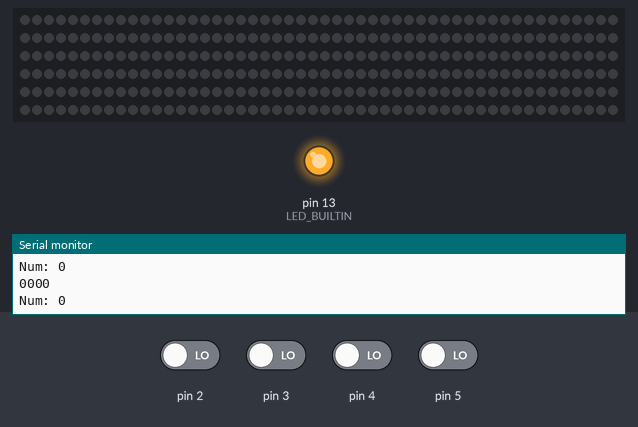
Recording of a sketch running on a simulated Arduino Uno, built with avr-gcc and run on an emulated ATmega328P. On the bench: 300 RGB LEDs in strip order, left to right, continuing on the next row, output pins drawn as LEDs (lit = HIGH), the last lines printed to the serial monitor. Dashed ring = blinking. Inputs (shaded band) come from the test bench; at power-on: pin 2–5 LOW. Dim RGB values are drawn brighter than linear.

Above: at 1.2 s.
1.3 s: pin 2 driven HIGH
At 1.4 s:
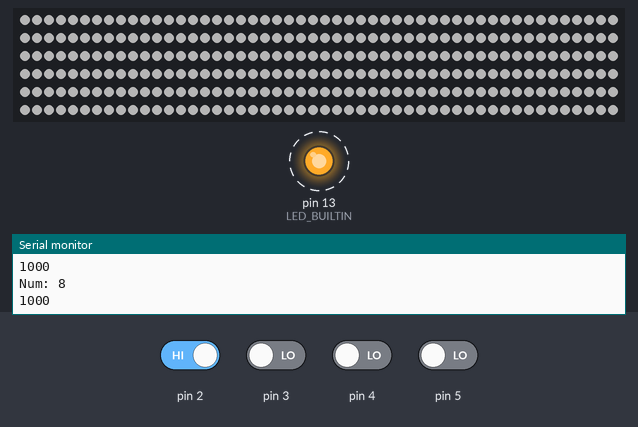
3.0 s: pin 5 driven HIGH
At 3.16 s:
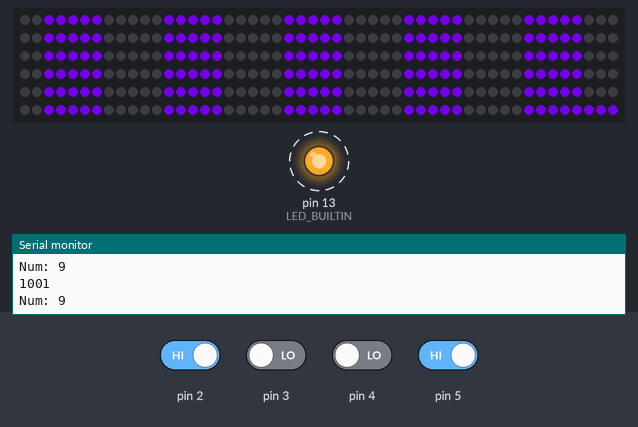
4.8 s: pin 2 driven LOW
At 5.05 s:
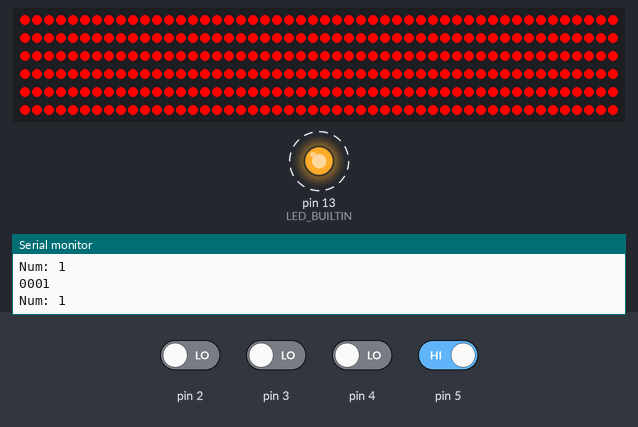
6.5 s: pin 3 driven HIGH
At 6.95 s:
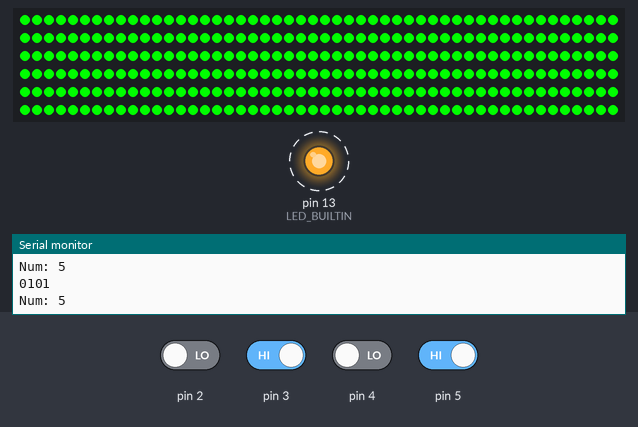
8.3 s: pin 4 driven HIGH
At 8.52 s:
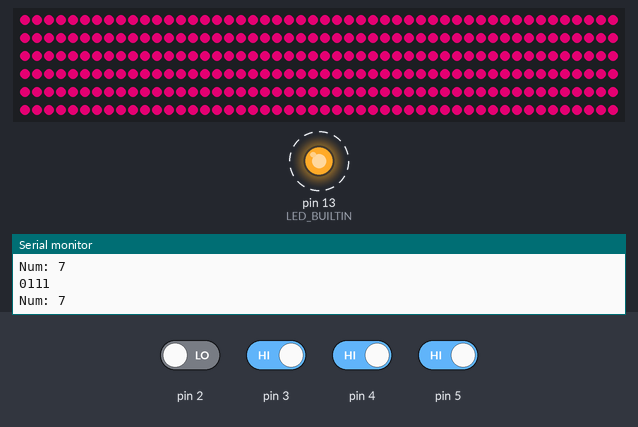
10.0 s: pin 5 driven LOW
At 10.08 s:
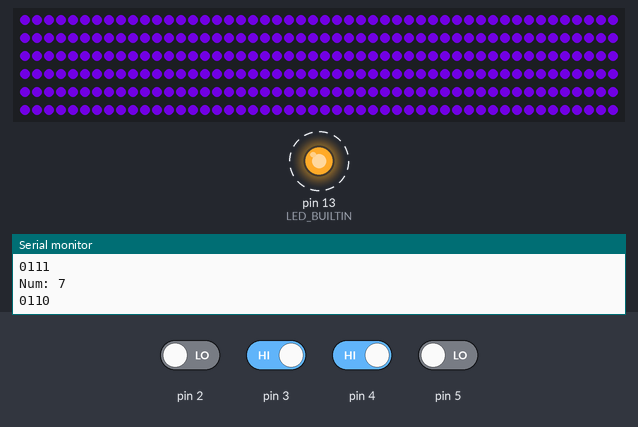
Timing chart, 0 to 12.7 s (numbered marks = the images above; inputs shaded):
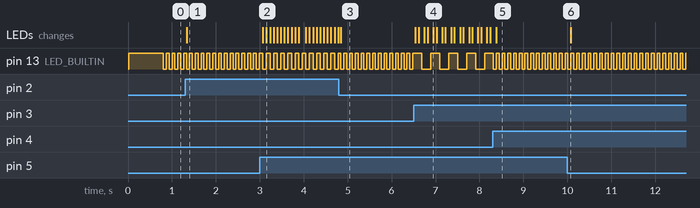

The sketch:

LEDs.ino
```cpp
#include <FastLED.h>
#define NUM_LEDS 300

#define DATA_PIN 12

CRGB leds[NUM_LEDS];

// DIO Pin States
boolean pin2 = false;
boolean pin3 = false;
boolean pin4 = false;
boolean pin5 = false;

int inputAsNumber = 0; // LED mode converted to decimal from binary DIO inputs

// --Color Tuples HSV--
int OFF[] = {0, 0, 0};
int RED[] = {0, 255, 255};
int ORANGE[] = {15, 255, 255};
int YELLOW[] = {55, 255, 255};
int GREEN[] = {96, 255, 255};
int BLUE[] = {160, 255, 255};
int PURPLE[] = {192, 255, 255};
int PINK[] = {224, 255, 255};
int WHITE[] = {0, 0, 127}; // Dimmed right now cause i dont think the lil arduino can supply enough power at full bright

// Ant Variables
int k = 0; // Turns every nth LED off -- global; is flipped/reset when incremented to primarySize


// Debug
boolean state = true; // State of the onboard LED
unsigned long count = 0; // Used to flip onboard LED state

void setup() {
  Serial.begin(9600);

  FastLED.addLeds<NEOPIXEL, DATA_PIN>(leds, NUM_LEDS);
  FastLED.clearData();

  pinMode(LED_BUILTIN, OUTPUT);

  pinMode(DATA_PIN, OUTPUT);
  pinMode(2, INPUT);
  pinMode(3, INPUT);
  pinMode(4, INPUT);
  pinMode(5, INPUT);
}

void loop() {
  // Read and convert from DIO pins
  pin2 = digitalRead(2);
  pin3 = digitalRead(3);
  pin4 = digitalRead(4);
  pin5 = digitalRead(5);
  inputAsNumber = pin5 + (2 * pin4) + (4 * pin3) + (8 * pin2); // Convert to decimal

  // Switching between modes based upon read value
  switch (inputAsNumber) {
  case 0:
    setSolid(OFF);
    break;
  case 1:
    setSolid(RED);
    break;
  case 2:
    setSolid(ORANGE); // Shooter at Speed
    break;
  case 3:
    flashSolid(50, 250, ORANGE); // Shooter Ramping
    break;
  case 4:
    setSolid(GREEN); // Intake Success
    break;
  case 5:
    flashSolid(50, 50, GREEN); // Intaking
    break;
  case 6:
    setSolid(PURPLE);
    break;
  case 7:
    setSolid(PINK);
    break;
  case 8:
    setSolid(WHITE);
    break;
  case 9:
    // runAnt(PURPLE, ORANGE, 10, 5, 10);
    runAnt(PURPLE, 10, 5, 10);
    break;
  default:
    setSolid(OFF);
    break;
  }

  // Debug
  Serial.print(pin2);
  Serial.print(pin3);
  Serial.print(pin4);
  Serial.println(pin5);
  Serial.print("Num: ");
  Serial.println(inputAsNumber);

  digitalWrite(LED_BUILTIN, state);

  if (count > 10) {
    state = !state;
  }
  count++;

  delay(50);
}

// ---METHODS--- //
void setSolid(int color[]) { // Display a solid color
  for (int i = 0; i < NUM_LEDS; i++) { // Loop through LED strand
    leds[i].setHSV(color[0], color[1], color[2]); // Set the color of that LED
  }
  FastLED.show(); // Display the strand once done
}

void flashSolid(int onMS, int offMS, int PRIMARY[]) { // Flash provided color on and off for given times

  setSolid(PRIMARY);

  FastLED.show();
  delay(onMS);

  setSolid(OFF);

  FastLED.show();
  delay(offMS);
}

void flashSolid(int primaryMS, int secondaryMS, int PRIMARY[], int SECONDARY[]){ // Alternate between given colors for given times

  setSolid(PRIMARY);

  FastLED.show();
  delay(primaryMS);

  setSolid(SECONDARY);

  FastLED.show();
  delay(secondaryMS);
}
void runAnt(int PRIMARY[], int groupSize, int backSize, int delayMS){
  runAnt(PRIMARY, OFF, groupSize, backSize, delayMS); // Just call the other one but with black as the Secondary
}

void runAnt(int PRIMARY[], int SECONDARY[], int groupSize, int backSize, int delayMS){

  for (int i = 0; i < NUM_LEDS; i++) { // Loop through the LED strand
    if((i - k) % groupSize ==0) { // If the current LED is divisible by the groupsize it should be off
      for (int j = 0; j < backSize; j++){ // Loop backwards to create a larger black section
        if (i - j >= 0){ // While j is before i set the LED off
          leds[i - j] = CHSV(SECONDARY[0], SECONDARY[1], SECONDARY[2]);
        }
      }
    }
    // If the LED isnt divisible by the groupsize then make it a color
    else{leds[i] = CHSV(PRIMARY[0], PRIMARY[1], PRIMARY[2]);}
  }

  FastLED.show();
  delay(delayMS);
  kReset(groupSize);
}

// --Utility Functions--
void kReset(int g){ // Checks if k reached the groupsize
  if (k == g){
    k = 0;
  }
  else {
    k++;
  }
}
```

Measured:
- after the input at 1.3 s, the LEDs: change at once (image 1)
- after the input at 3.0 s, the LEDs: first change after 0.07 s (image 2 shows a later state)
- after the input at 4.8 s, the LEDs: change after 0.05 s (image 3)
- after the input at 6.5 s, pin 13 (LED_BUILTIN): alternates HIGH for 0.20 s and LOW for 0.20 s, starting after 0.18 s; the LEDs: change at once (image 4)
- after the input at 8.3 s, pin 13 (LED_BUILTIN): alternates HIGH for 0.07 s and LOW for 0.07 s, starting after 0.08 s; the LEDs: change after 0.08 s (image 5)
- after the input at 10.0 s, the LEDs: change after 0.08 s (image 6)
- by itself, pin 13 (LED_BUILTIN): alternates HIGH for 0.08 s and LOW for 0.08 s
